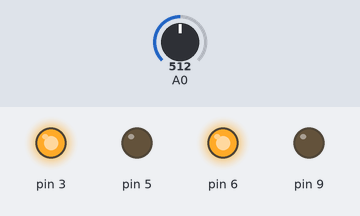
A sketch run on a simulated Arduino Uno, built with avr-gcc and run on an emulated ATmega328P. Parts: output pins drawn as LEDs (lit = HIGH). The inputs (shaded band) are chosen by the test bench; at power-on: A0 = 512.

Above: at 0.1 s.
Timing chart, 0 to 1.6 s (numbered marks = the images above):
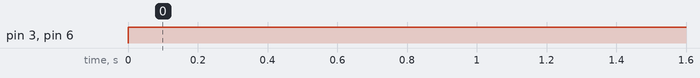

Measured:
- by itself, pin 3, pin 6: LOW → HIGH at 0.00 s

The sketch:

info_educatie_2014.ino
```cpp
int ok = 0,okd = 0,okt = 0;
long ddreapta,dspate,dfata;
unsigned long inftimp,timp1 = 0,timp2 = 0;
float distanta = 0,timp = 0;

void setup() {
  pinMode(6, OUTPUT);
  pinMode(9, OUTPUT);
  pinMode(3, OUTPUT);
  pinMode(5, OUTPUT);
  Serial.begin(9600);
}

void loop() {
  while(ok==0) {
    go(255,255);
    ddreapta=2706/(analogRead(0)-11);
    if(ddreapta<25&&ddreapta>1&&okd==0) {
      okd=1;
    }
    while(okd==1) {
      inftimp = millis();
      ddreapta=2706/(analogRead(0)-11);
      go(255,255);
      if(timp1==0 && timp2==0) {
        if(ddreapta>41 || ddreapta<0){
          timp1=inftimp;
        }
      }
      if(timp2==0 && timp1!=0)
        {if(ddreapta<25 && ddreapta>1) {
           timp2=inftimp;
         }
      }
      if(timp1!=0 && timp2!=0) {
        timp=(float)(timp2-timp1)/(float)1000.00;
      }
      if(timp>0.00) {
      distanta=(float)46.3*timp;
      okd=0;
    }
  }
    if(distanta>28.00) {
      ok=1;go(0,0);
    }
    else {
      timp1=timp2=okd=timp=distanta=0;
    }
}
  while(ok==1){
   ddreapta=2706/(analogRead(0)-11);
   dspate=2706/(analogRead(1)-11);
   dfata=4800/(analogRead(2)-20);
   if(okt==0) {
     go(0,-255);
     timp2=inftimp;
   }
   if((float)(inftimp/1000.00)-(float)(timp2/1000.00)>timp/2.00) {
      okt=1;go(0,0);}


}
}
void go(int vitezaStanga, int vitezaDreapta) {
  if (vitezaStanga > 0) {
    analogWrite(6, vitezaStanga);
    analogWrite(9, 0);
  }
  else {
    analogWrite(6, 0);
    analogWrite(9, -vitezaStanga);
  }
  if (vitezaDreapta > 0) {
    analogWrite(3, vitezaDreapta);
    analogWrite(5, 0);
  }else {
    analogWrite(3, 0);
    analogWrite(5, -vitezaDreapta);
  }
}
```
